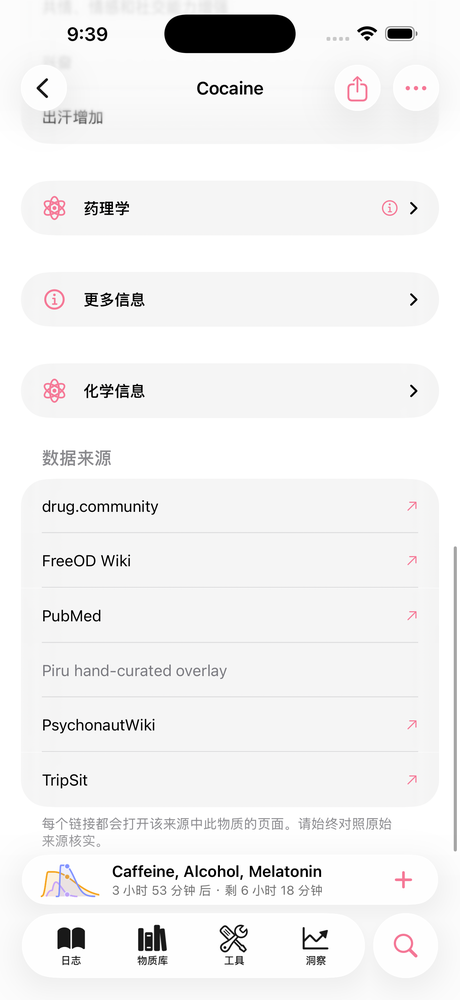
#> input picture .github/piru-sources-zh.png, 460 x 1000 px, shrunk from 1320 x 2868 before the run
$ python annotate_screenshot.py ../.github/piru-sources-zh.png out.png 1.0 1.0
#> lines starting #> are read from the running program, lines starting #| are printed output that depends on the picture
#!/usr/bin/env python3
"""Circle a tap target on a simulator screenshot for naive-user testing.

The circle marks WHERE without saying WHAT — the tester agent must read the
UI itself. Coordinates are logical points (the `axe describe-ui` space);
the scale factor maps them to screenshot pixels (@3x by default).

Usage:
    python3 Tools/annotate_screenshot.py in.png out.png X Y [--radius 44] [--scale 3]
"""

import argparse

from PIL import Image, ImageDraw


def main() -> None:
    parser = argparse.ArgumentParser(description=__doc__)
    parser.add_argument("input")
    parser.add_argument("output")
    parser.add_argument("x", type=float, help="center X in logical points")
    parser.add_argument("y", type=float, help="center Y in logical points")
    parser.add_argument("--radius", type=float, default=44, help="circle radius in points")
    parser.add_argument("--scale", type=float, default=3, help="pixels per point (default @3x)")
    args = parser.parse_args()

    image = Image.open(args.input).convert("RGB")
    draw = ImageDraw.Draw(image)
    cx, cy, r = args.x * args.scale, args.y * args.scale, args.radius * args.scale
    for inset in range(int(2 * args.scale)):  # thick ring, readable at any zoom
        draw.ellipse(
            (cx - r + inset, cy - r + inset, cx + r - inset, cy + r - inset),
            outline=(255, 45, 85),
        )
    image.save(args.output)
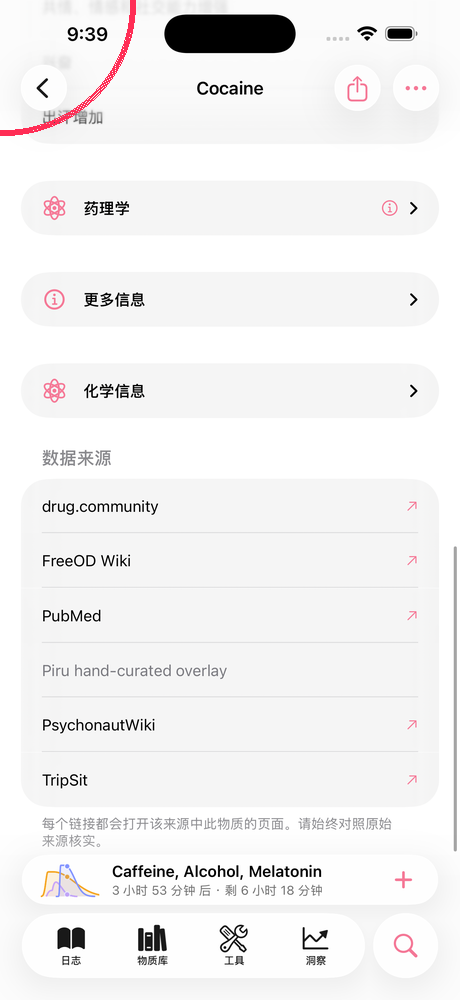
#> saved as out.png: PIL image 460x1000 RGB; mean R, G, B 241.9, 241, 241.2
    print(args.output)


if __name__ == "__main__":
    main()

$ run again, on .github/piru-alcohol-whiskey-heavy.png
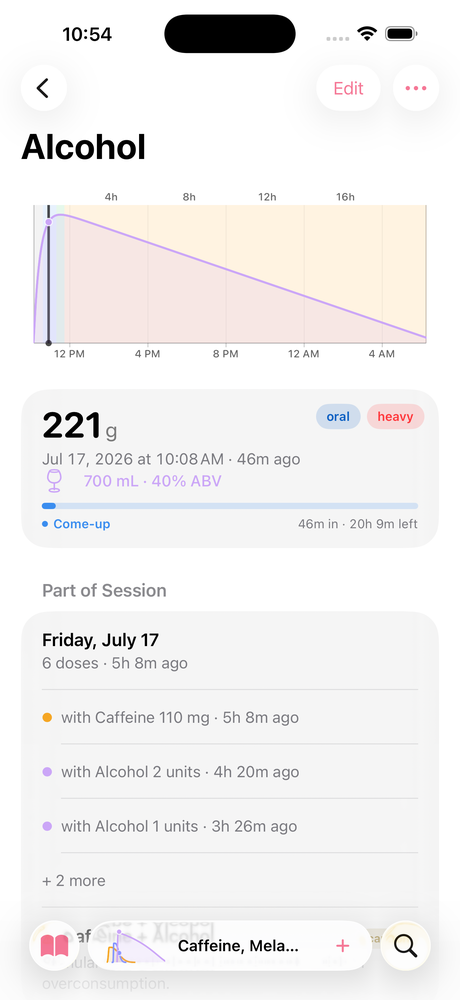
#> input picture .github/piru-alcohol-whiskey-heavy.png, 460 x 1000 px, shrunk from 1320 x 2868 before the run
#> in main, `image.save(args.output)`:
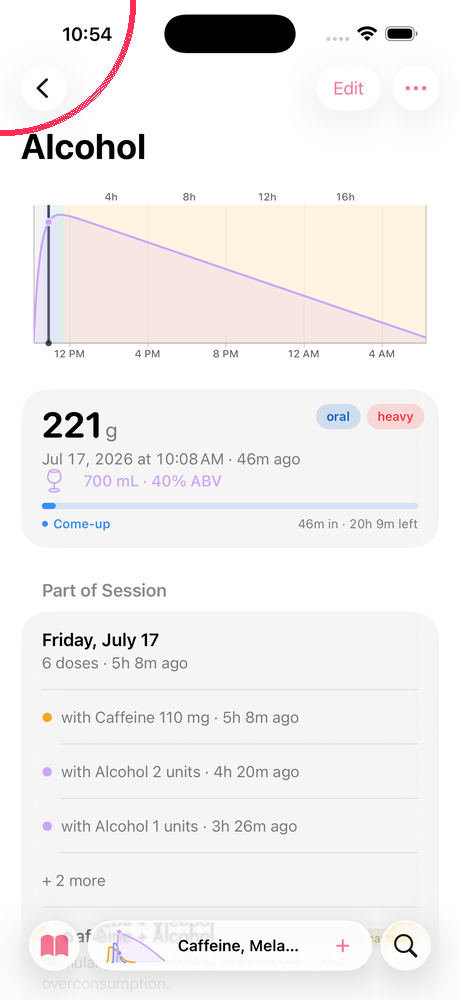
#> saved as out.png: PIL image 460x1000 RGB; mean R, G, B 242.1, 239.7, 239.4

$ run again, on .github/piru-dose-zh.png
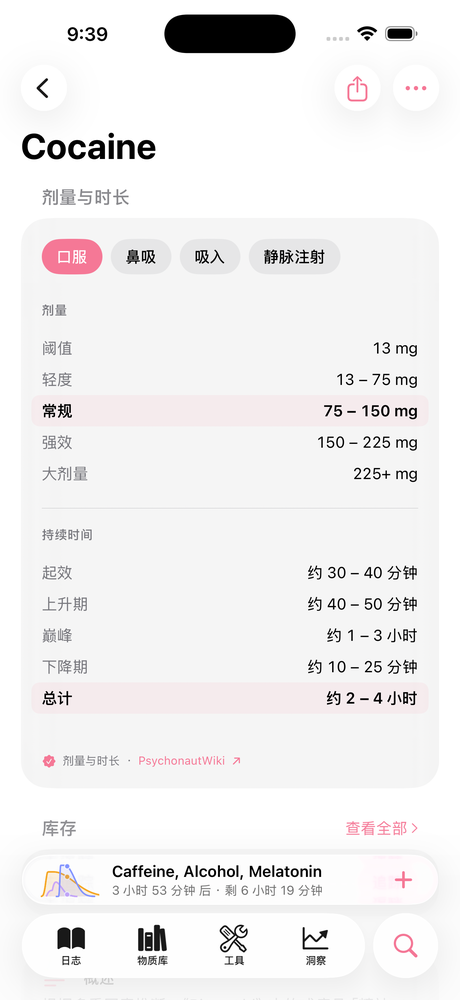
#> input picture .github/piru-dose-zh.png, 460 x 1000 px, shrunk from 1320 x 2868 before the run
#> in main, `image.save(args.output)`:
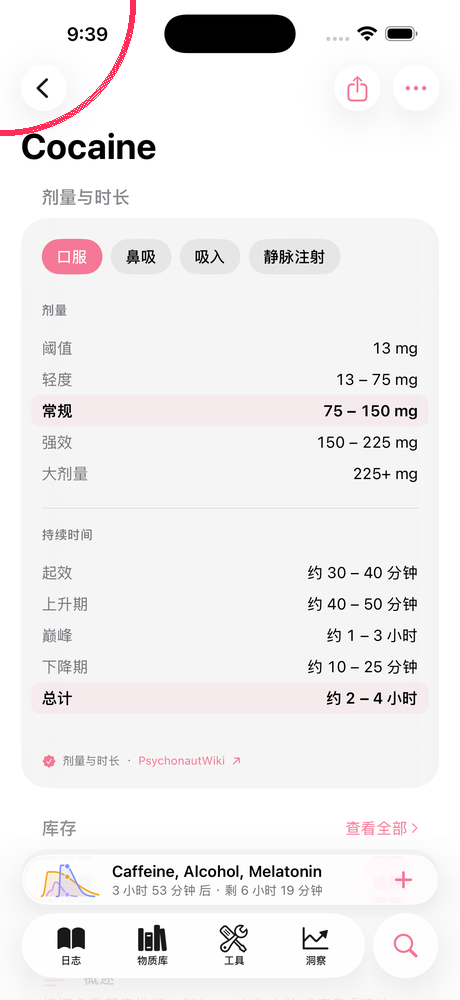
#> saved as out.png: PIL image 460x1000 RGB; mean R, G, B 240.6, 238.8, 239.2
